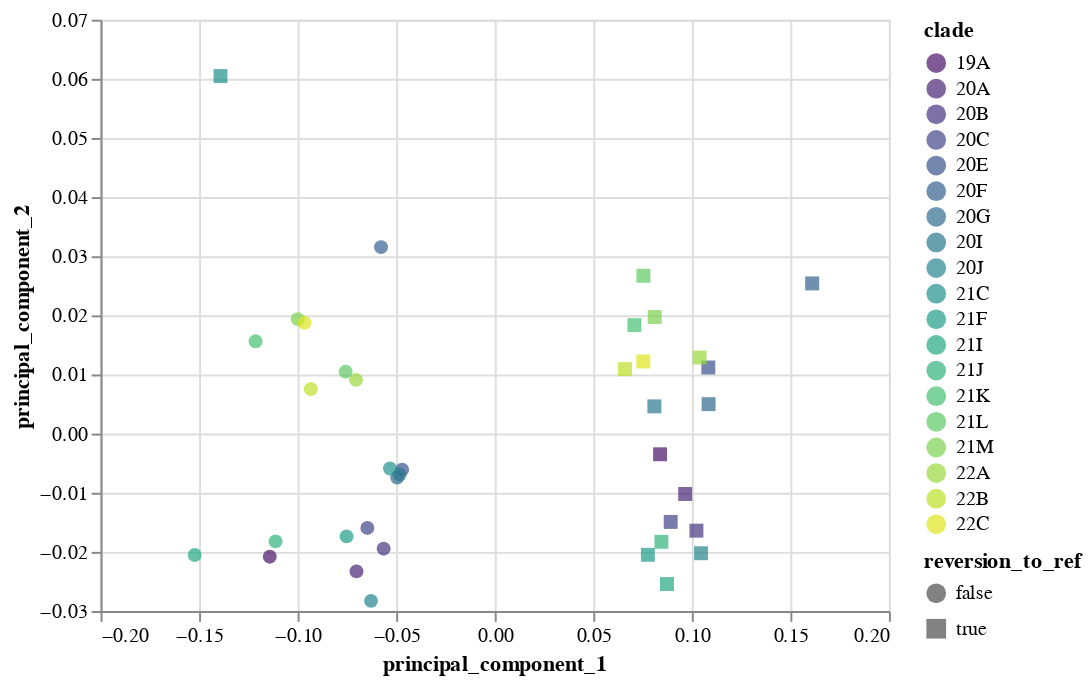

The code cell stored with this chart in its notebook:
### Markdown cell above
Plot mutation spectrum PCA for all clades including both reversions to reference and non reversions to reference:

### Code cell
mut_type_freqs_chart = (
    alt.Chart(mut_type_freqs_pca)
    .encode(
        x="principal_component_1",
        y="principal_component_2",
        shape="reversion_to_ref",
        color=alt.Color("clade", scale=alt.Scale(scheme="viridis")),
        tooltip=["clade", "reversion_to_ref", "total_count"],
    )
    .mark_point(filled=True, size=50)
)

mut_type_freqs_chart

### Figure 1 — Vega-Lite specification as saved in the notebook (floating-point values rounded to 4 significant figures)
{"config": {"view": {"continuousWidth": 400, "continuousHeight": 300}}, "data": {"name": "data-2f782f48f5ab10c93782016f8817ff99"}, "mark": {"type": "point", "filled": true, "size": 50}, "encoding": {"color": {"field": "clade", "scale": {"scheme": "viridis"}, "type": "nominal"}, "shape": {"field": "reversion_to_ref", "type": "nominal"}, "tooltip": [{"field": "clade", "type": "nominal"}, {"field": "reversion_to_ref", "type": "nominal"}, {"field": "total_count", "type": "quantitative"}], "x": {"field": "principal_component_1", "type": "quantitative"}, "y": {"field": "principal_component_2", "type": "quantitative"}}, "$schema": "https://vega.github.io/schema/vega-lite/v4.17.0.json", "datasets": {"data-2f782f48f5ab10c93782016f8817ff99": [{"clade": "19A", "reversion_to_ref": false, "total_count": 2626, "AtoC": 0.01904, "AtoG": 0.0853, "AtoT": 0.02285, "CtoA": 0.009139, "CtoG": 0.002285, "CtoT": 0.4741, "GtoA": 0.05826, "GtoC": 0.00495, "GtoT": 0.06093, "TtoA": 0.01904, "TtoC": 0.2289, "TtoG": 0.01523, "principal_component_1": -0.1141, "principal_component_2": -0.02081, "log10_total_count": 3.419}, {"clade": "19A", "reversion_to_ref": true, "total_count": 1104, "AtoC": 0.001812, "AtoG": 0.1603, "AtoT": 0.006341, "CtoA": 0.009964, "CtoG": 0.0, "CtoT": 0.6042, "GtoA": 0.02446, "GtoC": 0.01721, "GtoT": 0.0462, "TtoA": 0.007246, "TtoC": 0.1024, "TtoG": 0.01993, "principal_component_1": 0.08389, "principal_component_2": -0.003492, "log10_total_count": 3.043}, {"clade": "20A", "reversion_to_ref": false, "total_count": 28920, "AtoC": 0.00982, "AtoG": 0.07362, "AtoT": 0.01587, "CtoA": 0.009198, "CtoG": 0.004357, "CtoT": 0.5151, "GtoA": 0.06024, "GtoC": 0.004115, "GtoT": 0.06725, "TtoA": 0.01857, "TtoC": 0.2017, "TtoG": 0.02019, "principal_component_1": -0.07014, "principal_component_2": -0.02329, "log10_total_count": 4.461}, {"clade": "20A", "reversion_to_ref": true, "total_count": 10953, "AtoC": 0.004474, "AtoG": 0.1054, "AtoT": 0.007669, "CtoA": 0.01242, "CtoG": 0.0003652, "CtoT": 0.6428, "GtoA": 0.03433, "GtoC": 0.002009, "GtoT": 0.06756, "TtoA": 0.01041, "TtoC": 0.1014, "TtoG": 0.01114, "principal_component_1": 0.09663, "principal_component_2": -0.01021, "log10_total_count": 4.04}, {"clade": "20B", "reversion_to_ref": false, "total_count": 22806, "AtoC": 0.007235, "AtoG": 0.07292, "AtoT": 0.0153, "CtoA": 0.01013, "CtoG": 0.003639, "CtoT": 0.5313, "GtoA": 0.05924, "GtoC": 0.003201, "GtoT": 0.07038, "TtoA": 0.0185, "TtoC": 0.1977, "TtoG": 0.01048, "principal_component_1": -0.05634, "principal_component_2": -0.01946, "log10_total_count": 4.358}, {"clade": "20B", "reversion_to_ref": true, "total_count": 9041, "AtoC": 0.003429, "AtoG": 0.1157, "AtoT": 0.008296, "CtoA": 0.01195, "CtoG": 0.0, "CtoT": 0.6394, "GtoA": 0.03396, "GtoC": 0.002765, "GtoT": 0.07024, "TtoA": 0.00907, "TtoC": 0.09324, "TtoG": 0.01195, "principal_component_1": 0.1023, "principal_component_2": -0.01641, "log10_total_count": 3.956}, {"clade": "20C", "reversion_to_ref": false, "total_count": 15445, "AtoC": 0.008223, "AtoG": 0.07692, "AtoT": 0.01483, "CtoA": 0.01062, "CtoG": 0.001489, "CtoT": 0.5236, "GtoA": 0.06565, "GtoC": 0.003173, "GtoT": 0.063, "TtoA": 0.02046, "TtoC": 0.2019, "TtoG": 0.01017, "principal_component_1": -0.06462, "principal_component_2": -0.01595, "log10_total_count": 4.189}, {"clade": "20C", "reversion_to_ref": true, "total_count": 6210, "AtoC": 0.002576, "AtoG": 0.1229, "AtoT": 0.007568, "CtoA": 0.01385, "CtoG": 0.0006441, "CtoT": 0.6254, "GtoA": 0.03655, "GtoC": 0.002576, "GtoT": 0.0657, "TtoA": 0.01176, "TtoC": 0.1002, "TtoG": 0.01031, "principal_component_1": 0.08929, "principal_component_2": -0.01493, "log10_total_count": 3.793}, {"clade": "20E", "reversion_to_ref": false, "total_count": 17200, "AtoC": 0.00843, "AtoG": 0.07837, "AtoT": 0.01448, "CtoA": 0.009826, "CtoG": 0.01, "CtoT": 0.5395, "GtoA": 0.05401, "GtoC": 0.005233, "GtoT": 0.05593, "TtoA": 0.02029, "TtoC": 0.1946, "TtoG": 0.00936, "principal_component_1": -0.04697, "principal_component_2": -0.006093, "log10_total_count": 4.236}, {"clade": "20E", "reversion_to_ref": true, "total_count": 7074, "AtoC": 0.004241, "AtoG": 0.106, "AtoT": 0.009189, "CtoA": 0.01145, "CtoG": 0.0004241, "CtoT": 0.6614, "GtoA": 0.02954, "GtoC": 0.00212, "GtoT": 0.05131, "TtoA": 0.009895, "TtoC": 0.1039, "TtoG": 0.01046, "principal_component_1": 0.1084, "principal_component_2": 0.01118, "log10_total_count": 3.85}, {"clade": "20F", "reversion_to_ref": false, "total_count": 930, "AtoC": 0.01075, "AtoG": 0.07312, "AtoT": 0.01505, "CtoA": 0.0172, "CtoG": 0.001075, "CtoT": 0.5495, "GtoA": 0.05054, "GtoC": 0.004301, "GtoT": 0.02688, "TtoA": 0.02366, "TtoC": 0.2194, "TtoG": 0.008602, "principal_component_1": -0.05769, "principal_component_2": 0.03154, "log10_total_count": 2.968}, {"clade": "20F", "reversion_to_ref": true, "total_count": 384, "AtoC": 0.0, "AtoG": 0.1536, "AtoT": 0.01042, "CtoA": 0.007812, "CtoG": 0.0, "CtoT": 0.6875, "GtoA": 0.03385, "GtoC": 0.002604, "GtoT": 0.02865, "TtoA": 0.0, "TtoC": 0.06771, "TtoG": 0.007812, "principal_component_1": 0.1611, "principal_component_2": 0.0254, "log10_total_count": 2.584}, {"clade": "20G", "reversion_to_ref": false, "total_count": 23418, "AtoC": 0.007345, "AtoG": 0.07358, "AtoT": 0.01695, "CtoA": 0.01008, "CtoG": 0.001495, "CtoT": 0.5414, "GtoA": 0.06119, "GtoC": 0.002434, "GtoT": 0.05863, "TtoA": 0.0202, "TtoC": 0.1972, "TtoG": 0.00948, "principal_component_1": -0.04948, "principal_component_2": -0.007431, "log10_total_count": 4.37}, {"clade": "20G", "reversion_to_ref": true, "total_count": 9488, "AtoC": 0.003583, "AtoG": 0.1069, "AtoT": 0.008537, "CtoA": 0.01233, "CtoG": 0.0, "CtoT": 0.658, "GtoA": 0.03257, "GtoC": 0.00137, "GtoT": 0.0546, "TtoA": 0.01086, "TtoC": 0.09992, "TtoG": 0.01138, "principal_component_1": 0.1085, "principal_component_2": 0.004984, "log10_total_count": 3.977}, {"clade": "20I", "reversion_to_ref": false, "total_count": 103226, "AtoC": 0.007149, "AtoG": 0.07487, "AtoT": 0.01588, "CtoA": 0.01003, "CtoG": 0.009155, "CtoT": 0.5406, "GtoA": 0.05596, "GtoC": 0.002587, "GtoT": 0.05791, "TtoA": 0.01855, "TtoC": 0.1962, "TtoG": 0.011, "principal_component_1": -0.04826, "principal_component_2": -0.006923, "log10_total_count": 5.014}, {"clade": "20I", "reversion_to_ref": true, "total_count": 41699, "AtoC": 0.00813, "AtoG": 0.1122, "AtoT": 0.007122, "CtoA": 0.01317, "CtoG": 0.0002638, "CtoT": 0.6338, "GtoA": 0.03103, "GtoC": 0.001151, "GtoT": 0.05556, "TtoA": 0.01079, "TtoC": 0.1183, "TtoG": 0.008537, "principal_component_1": 0.08099, "principal_component_2": 0.004606, "log10_total_count": 4.62}, {"clade": "20J", "reversion_to_ref": false, "total_count": 6956, "AtoC": 0.007332, "AtoG": 0.06642, "AtoT": 0.01222, "CtoA": 0.008913, "CtoG": 0.0023, "CtoT": 0.5256, "GtoA": 0.06325, "GtoC": 0.003019, "GtoT": 0.07763, "TtoA": 0.02315, "TtoC": 0.1982, "TtoG": 0.01193, "principal_component_1": -0.06275, "principal_component_2": -0.02828, "log10_total_count": 3.842}, {"clade": "20J", "reversion_to_ref": true, "total_count": 2780, "AtoC": 0.001439, "AtoG": 0.1086, "AtoT": 0.008273, "CtoA": 0.01439, "CtoG": 0.0003597, "CtoT": 0.6446, "GtoA": 0.03237, "GtoC": 0.002518, "GtoT": 0.07878, "TtoA": 0.008273, "TtoC": 0.09317, "TtoG": 0.007194, "principal_component_1": 0.1047, "principal_component_2": -0.02023, "log10_total_count": 3.444}, {"clade": "21C", "reversion_to_ref": false, "total_count": 10957, "AtoC": 0.007301, "AtoG": 0.07183, "AtoT": 0.0167, "CtoA": 0.01031, "CtoG": 0.00219, "CtoT": 0.5397, "GtoA": 0.06142, "GtoC": 0.002373, "GtoT": 0.05704, "TtoA": 0.0199, "TtoC": 0.2002, "TtoG": 0.01104, "principal_component_1": -0.05314, "principal_component_2": -0.00589, "log10_total_count": 4.04}, {"clade": "21C", "reversion_to_ref": true, "total_count": 5639, "AtoC": 0.003015, "AtoG": 0.08228, "AtoT": 0.006207, "CtoA": 0.01064, "CtoG": 0.0003547, "CtoT": 0.5084, "GtoA": 0.0227, "GtoC": 0.000532, "GtoT": 0.03795, "TtoA": 0.008157, "TtoC": 0.3103, "TtoG": 0.009399, "principal_component_1": -0.1391, "principal_component_2": 0.06047, "log10_total_count": 3.751}, {"clade": "21F", "reversion_to_ref": false, "total_count": 8084, "AtoC": 0.006432, "AtoG": 0.07385, "AtoT": 0.01608, "CtoA": 0.009649, "CtoG": 0.001856, "CtoT": 0.5151, "GtoA": 0.07335, "GtoC": 0.00235, "GtoT": 0.06, "TtoA": 0.02573, "TtoC": 0.2057, "TtoG": 0.009896, "principal_component_1": -0.07516, "principal_component_2": -0.01738, "log10_total_count": 3.908}, {"clade": "21F", "reversion_to_ref": true, "total_count": 3128, "AtoC": 0.001918, "AtoG": 0.09942, "AtoT": 0.005754, "CtoA": 0.01183, "CtoG": 0.0006394, "CtoT": 0.6164, "GtoA": 0.02845, "GtoC": 0.001598, "GtoT": 0.06202, "TtoA": 0.02685, "TtoC": 0.1017, "TtoG": 0.04348, "principal_component_1": 0.0777, "principal_component_2": -0.02049, "log10_total_count": 3.495}, {"clade": "21I", "reversion_to_ref": false, "total_count": 42041, "AtoC": 0.008634, "AtoG": 0.08149, "AtoT": 0.01596, "CtoA": 0.01237, "CtoG": 0.004067, "CtoT": 0.45, "GtoA": 0.08375, "GtoC": 0.003425, "GtoT": 0.06056, "TtoA": 0.01444, "TtoC": 0.2551, "TtoG": 0.01025, "principal_component_1": -0.1522, "principal_component_2": -0.02052, "log10_total_count": 4.624}, {"clade": "21I", "reversion_to_ref": true, "total_count": 15272, "AtoC": 0.004256, "AtoG": 0.1393, "AtoT": 0.009233, "CtoA": 0.01722, "CtoG": 0.0005238, "CtoT": 0.6106, "GtoA": 0.03051, "GtoC": 0.001964, "GtoT": 0.07255, "TtoA": 0.007661, "TtoC": 0.09514, "TtoG": 0.01107, "principal_component_1": 0.08738, "principal_component_2": -0.02543, "log10_total_count": 4.184}, {"clade": "21J", "reversion_to_ref": false, "total_count": 459986, "AtoC": 0.01055, "AtoG": 0.08265, "AtoT": 0.01726, "CtoA": 0.01255, "CtoG": 0.006476, "CtoT": 0.4825, "GtoA": 0.0618, "GtoC": 0.003615, "GtoT": 0.06549, "TtoA": 0.01535, "TtoC": 0.2322, "TtoG": 0.009535, "principal_component_1": -0.1112, "principal_component_2": -0.01822, "log10_total_count": 5.663}, {"clade": "21J", "reversion_to_ref": true, "total_count": 169183, "AtoC": 0.004492, "AtoG": 0.1278, "AtoT": 0.009138, "CtoA": 0.02027, "CtoG": 0.0005024, "CtoT": 0.616, "GtoA": 0.03142, "GtoC": 0.001903, "GtoT": 0.06736, "TtoA": 0.00902, "TtoC": 0.1006, "TtoG": 0.01146, "principal_component_1": 0.08458, "principal_component_2": -0.0183, "log10_total_count": 5.228}, {"clade": "21K", "reversion_to_ref": false, "total_count": 194805, "AtoC": 0.01077, "AtoG": 0.0799, "AtoT": 0.01733, "CtoA": 0.01277, "CtoG": 0.003706, "CtoT": 0.488, "GtoA": 0.06919, "GtoC": 0.002982, "GtoT": 0.03027, "TtoA": 0.0269, "TtoC": 0.2492, "TtoG": 0.009035, "principal_component_1": -0.1213, "principal_component_2": 0.01561, "log10_total_count": 5.29}, {"clade": "21K", "reversion_to_ref": true, "total_count": 75212, "AtoC": 0.003111, "AtoG": 0.1312, "AtoT": 0.007446, "CtoA": 0.0178, "CtoG": 0.0004255, "CtoT": 0.6177, "GtoA": 0.03953, "GtoC": 0.0007977, "GtoT": 0.02932, "TtoA": 0.02048, "TtoC": 0.121, "TtoG": 0.01121, "principal_component_1": 0.07086, "principal_component_2": 0.01835, "log10_total_count": 4.876}, {"clade": "21L", "reversion_to_ref": false, "total_count": 2172, "AtoC": 0.01888, "AtoG": 0.08149, "AtoT": 0.01335, "CtoA": 0.008287, "CtoG": 0.005985, "CtoT": 0.5221, "GtoA": 0.06952, "GtoC": 0.001381, "GtoT": 0.03453, "TtoA": 0.02118, "TtoC": 0.2164, "TtoG": 0.006906, "principal_component_1": -0.07563, "principal_component_2": 0.01049, "log10_total_count": 3.337}, {"clade": "21L", "reversion_to_ref": true, "total_count": 941, "AtoC": 0.0, "AtoG": 0.1031, "AtoT": 0.008502, "CtoA": 0.02019, "CtoG": 0.0, "CtoT": 0.6408, "GtoA": 0.03507, "GtoC": 0.001063, "GtoT": 0.03401, "TtoA": 0.01488, "TtoC": 0.1296, "TtoG": 0.01275, "principal_component_1": 0.07544, "principal_component_2": 0.0267, "log10_total_count": 2.974}, {"clade": "21M", "reversion_to_ref": false, "total_count": 143583, "AtoC": 0.01004, "AtoG": 0.07662, "AtoT": 0.01505, "CtoA": 0.01348, "CtoG": 0.006031, "CtoT": 0.5099, "GtoA": 0.06528, "GtoC": 0.003197, "GtoT": 0.03239, "TtoA": 0.02005, "TtoC": 0.2399, "TtoG": 0.008051, "principal_component_1": -0.09993, "principal_component_2": 0.01936, "log10_total_count": 5.157}, {"clade": "21M", "reversion_to_ref": true, "total_count": 54156, "AtoC": 0.0024, "AtoG": 0.123, "AtoT": 0.006721, "CtoA": 0.01789, "CtoG": 0.0002954, "CtoT": 0.6314, "GtoA": 0.03796, "GtoC": 0.001126, "GtoT": 0.03211, "TtoA": 0.01579, "TtoC": 0.1176, "TtoG": 0.01365, "principal_component_1": 0.08116, "principal_component_2": 0.01972, "log10_total_count": 4.734}, {"clade": "22A", "reversion_to_ref": false, "total_count": 11586, "AtoC": 0.00656, "AtoG": 0.07552, "AtoT": 0.01433, "CtoA": 0.0145, "CtoG": 0.001036, "CtoT": 0.5298, "GtoA": 0.07457, "GtoC": 0.002935, "GtoT": 0.03815, "TtoA": 0.02149, "TtoC": 0.214, "TtoG": 0.007164, "principal_component_1": -0.07036, "principal_component_2": 0.009092, "log10_total_count": 4.064}, {"clade": "22A", "reversion_to_ref": true, "total_count": 4519, "AtoC": 0.004868, "AtoG": 0.1215, "AtoT": 0.004647, "CtoA": 0.01527, "CtoG": 0.0006639, "CtoT": 0.6479, "GtoA": 0.0416, "GtoC": 0.0008852, "GtoT": 0.0374, "TtoA": 0.01505, "TtoC": 0.09914, "TtoG": 0.01106, "principal_component_1": 0.1039, "principal_component_2": 0.01287, "log10_total_count": 3.655}, {"clade": "22B", "reversion_to_ref": false, "total_count": 51590, "AtoC": 0.007075, "AtoG": 0.07668, "AtoT": 0.01494, "CtoA": 0.01208, "CtoG": 0.001648, "CtoT": 0.5103, "GtoA": 0.07779, "GtoC": 0.003586, "GtoT": 0.03766, "TtoA": 0.02196, "TtoC": 0.2278, "TtoG": 0.008529, "principal_component_1": -0.09331, "principal_component_2": 0.007535, "log10_total_count": 4.713}, {"clade": "22B", "reversion_to_ref": true, "total_count": 19403, "AtoC": 0.003092, "AtoG": 0.1193, "AtoT": 0.007061, "CtoA": 0.01804, "CtoG": 0.0004123, "CtoT": 0.6183, "GtoA": 0.03922, "GtoC": 0.0009792, "GtoT": 0.04149, "TtoA": 0.01587, "TtoC": 0.1251, "TtoG": 0.01118, "principal_component_1": 0.06607, "principal_component_2": 0.01091, "log10_total_count": 4.288}, {"clade": "22C", "reversion_to_ref": false, "total_count": 32038, "AtoC": 0.006336, "AtoG": 0.08178, "AtoT": 0.01433, "CtoA": 0.01255, "CtoG": 0.001405, "CtoT": 0.5124, "GtoA": 0.06954, "GtoC": 0.002684, "GtoT": 0.0343, "TtoA": 0.01782, "TtoC": 0.2387, "TtoG": 0.00824, "principal_component_1": -0.09651, "principal_component_2": 0.01874, "log10_total_count": 4.506}, {"clade": "22C", "reversion_to_ref": true, "total_count": 12255, "AtoC": 0.001958, "AtoG": 0.1337, "AtoT": 0.006038, "CtoA": 0.01763, "CtoG": 0.0005712, "CtoT": 0.619, "GtoA": 0.03949, "GtoC": 0.001142, "GtoT": 0.0368, "TtoA": 0.01501, "TtoC": 0.117, "TtoG": 0.01167, "principal_component_1": 0.07539, "principal_component_2": 0.01221, "log10_total_count": 4.088}]}}
